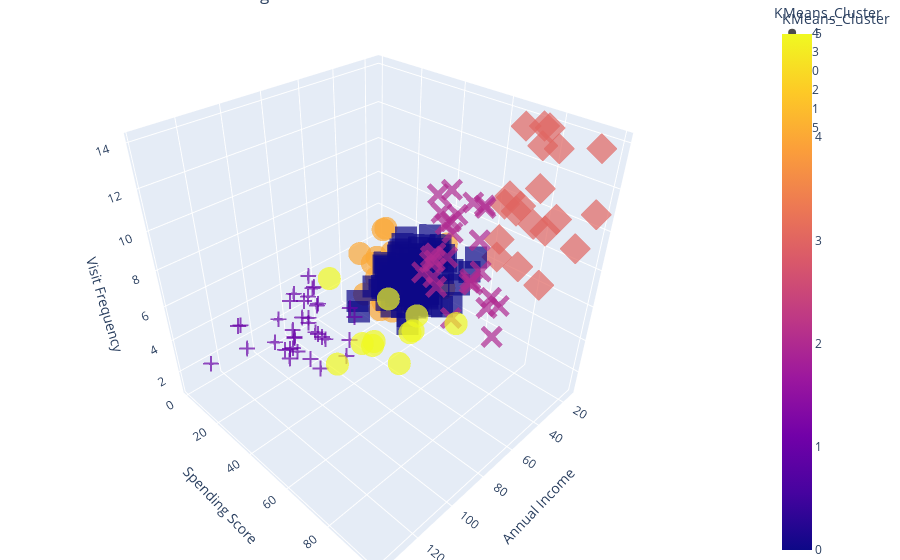

The code cell stored with this chart in its notebook:
### Code cell
import plotly.express as px
# 3D Plot Visualization
fig = px.scatter_3d(df, 
                    x='Annual Income (k$)', 
                    y='Spending Score (1-100)', 
                    z='Visit Frequency (Monthly)',
                    color='KMeans_Cluster', 
                    symbol='KMeans_Cluster',
                    size_max=10,
                    opacity=0.7)

fig.update_layout(margin=dict(l=0, r=0, b=0, t=0),
                  title_text='Interactive 3D Customer Segments',
                  scene=dict(
                      xaxis=dict(title='Annual Income'),
                      yaxis=dict(title='Spending Score'),
                      zaxis=dict(title='Visit Frequency ')
                  ))
fig.show()

### Figure 1 — Plotly figure (JSON) as saved in the notebook; plotly's stock layout.template omitted (floating-point values rounded to 4 significant figures)
{"data": [{"hovertemplate": "KMeans_Cluster=%{marker.color}<br>Annual Income (k$)=%{x}<br>Spending Score (1-100)=%{y}<br>Visit Frequency (Monthly)=%{z}<extra></extra>", "legendgroup": "4", "marker": {"color": [4, 4, 4, 4, 4, 4, 4, 4, 4, 4, 4, 4, 4, 4, 4, 4, 4, 4, 4, 4, 4, 4, 4], "coloraxis": "coloraxis", "opacity": 0.7, "symbol": "circle"}, "mode": "markers", "name": "4", "scene": "scene", "showlegend": true, "type": "scatter3d", "x": [15, 16, 17, 18, 19, 19, 20, 20, 21, 23, 24, 25, 28, 28, 29, 30, 33, 33, 34, 37, 38, 39, 39], "y": [39, 6, 40, 6, 3, 14, 15, 13, 35, 29, 35, 5, 14, 32, 31, 4, 4, 14, 17, 26, 35, 36, 28], "z": [3, 5, 6, 5, 3, 1, 1, 4, 5, 3, 3, 3, 1, 3, 4, 1, 4, 3, 1, 3, 4, 4, 2]}, {"hovertemplate": "KMeans_Cluster=%{marker.color}<br>Annual Income (k$)=%{x}<br>Spending Score (1-100)=%{y}<br>Visit Frequency (Monthly)=%{z}<extra></extra>", "legendgroup": "3", "marker": {"color": [3, 3, 3, 3, 3, 3, 3, 3, 3, 3, 3, 3, 3, 3, 3, 3, 3, 3, 3, 3], "coloraxis": "coloraxis", "opacity": 0.7, "symbol": "diamond"}, "mode": "markers", "name": "3", "scene": "scene", "showlegend": true, "type": "scatter3d", "x": [15, 16, 17, 18, 19, 19, 20, 20, 21, 23, 24, 25, 28, 29, 30, 33, 33, 34, 37, 38], "y": [81, 77, 76, 94, 72, 99, 77, 79, 66, 98, 73, 73, 82, 87, 73, 92, 81, 73, 75, 92], "z": [13, 11, 13, 9, 10, 11, 14, 14, 7, 14, 10, 14, 10, 10, 11, 11, 8, 9, 11, 8]}, {"hovertemplate": "KMeans_Cluster=%{marker.color}<br>Annual Income (k$)=%{x}<br>Spending Score (1-100)=%{y}<br>Visit Frequency (Monthly)=%{z}<extra></extra>", "legendgroup": "0", "marker": {"color": [0, 0, 0, 0, 0, 0, 0, 0, 0, 0, 0, 0, 0, 0, 0, 0, 0, 0, 0, 0, 0, 0, 0, 0, 0, 0, 0, 0, 0, 0, 0, 0, 0, 0, 0, 0, 0, 0, 0, 0, 0, 0, 0, 0, 0, 0, 0, 0, 0, 0, 0, 0, 0, 0, 0, 0, 0, 0, 0, 0, 0, 0, 0, 0, 0, 0, 0, 0, 0, 0, 0, 0, 0, 0, 0, 0, 0, 0, 0, 0, 0, 0], "coloraxis": "coloraxis", "opacity": 0.7, "symbol": "square"}, "mode": "markers", "name": "0", "scene": "scene", "showlegend": true, "type": "scatter3d", "x": [28, 39, 39, 40, 40, 40, 40, 42, 42, 43, 43, 43, 43, 44, 44, 46, 46, 46, 46, 47, 47, 48, 48, 48, 48, 48, 48, 49, 49, 50, 50, 54, 54, 54, 54, 54, 54, 54, 54, 54, 54, 54, 54, 57, 57, 58, 58, 59, 59, 60, 60, 60, 60, 60, 60, 61, 61, 62, 62, 62, 62, 62, 62, 63, 63, 63, 63, 63, 63, 64, 64, 65, 65, 65, 65, 67, 67, 67, 67, 69, 71, 76], "y": [61, 61, 65, 55, 47, 42, 42, 52, 60, 54, 60, 45, 41, 50, 46, 51, 46, 56, 55, 52, 59, 51, 59, 50, 48, 59, 47, 55, 42, 49, 56, 47, 54, 53, 48, 52, 42, 51, 55, 41, 44, 57, 46, 58, 55, 60, 46, 55, 41, 49, 40, 42, 52, 47, 50, 42, 49, 41, 48, 59, 55, 56, 42, 50, 46, 43, 48, 52, 54, 42, 46, 48, 50, 43, 59, 43, 57, 56, 40, 58, 35, 40], "z": [7, 6, 7, 7, 8, 7, 5, 7, 5, 8, 7, 6, 6, 5, 5, 5, 5, 6, 8, 5, 5, 7, 7, 8, 7, 8, 5, 8, 8, 5, 5, 7, 8, 8, 7, 5, 6, 5, 6, 6, 8, 6, 7, 7, 6, 7, 8, 6, 6, 5, 7, 6, 8, 8, 7, 5, 6, 7, 8, 6, 6, 6, 7, 6, 5, 7, 6, 7, 5, 6, 7, 7, 6, 6, 6, 6, 5, 8, 6, 8, 5, 5]}, {"hovertemplate": "KMeans_Cluster=%{marker.color}<br>Annual Income (k$)=%{x}<br>Spending Score (1-100)=%{y}<br>Visit Frequency (Monthly)=%{z}<extra></extra>", "legendgroup": "2", "marker": {"color": [2, 2, 2, 2, 2, 2, 2, 2, 2, 2, 2, 2, 2, 2, 2, 2, 2, 2, 2, 2, 2, 2, 2, 2, 2, 2, 2, 2], "coloraxis": "coloraxis", "opacity": 0.7, "symbol": "x"}, "mode": "markers", "name": "2", "scene": "scene", "showlegend": true, "type": "scatter3d", "x": [69, 70, 71, 71, 71, 72, 73, 73, 74, 75, 76, 77, 77, 78, 78, 78, 78, 78, 78, 79, 81, 85, 86, 87, 88, 93, 97, 98], "y": [91, 77, 95, 75, 75, 71, 88, 73, 72, 93, 87, 97, 74, 90, 88, 76, 89, 78, 73, 83, 93, 75, 95, 92, 86, 90, 86, 88], "z": [9, 12, 9, 13, 10, 10, 13, 12, 9, 9, 10, 8, 13, 12, 10, 9, 10, 12, 10, 8, 11, 10, 14, 14, 13, 13, 12, 12]}, {"hovertemplate": "KMeans_Cluster=%{marker.color}<br>Annual Income (k$)=%{x}<br>Spending Score (1-100)=%{y}<br>Visit Frequency (Monthly)=%{z}<extra></extra>", "legendgroup": "1", "marker": {"color": [1, 1, 1, 1, 1, 1, 1, 1, 1, 1, 1, 1, 1, 1, 1, 1, 1, 1, 1, 1, 1, 1, 1, 1, 1, 1, 1, 1, 1, 1, 1, 1, 1, 1, 1, 1], "coloraxis": "coloraxis", "opacity": 0.7, "symbol": "cross"}, "mode": "markers", "name": "1", "scene": "scene", "showlegend": true, "type": "scatter3d", "x": [70, 71, 71, 72, 73, 73, 74, 75, 77, 77, 78, 78, 78, 78, 78, 78, 79, 81, 85, 86, 87, 87, 87, 88, 88, 93, 97, 98, 99, 101, 103, 103, 113, 120, 126, 137], "y": [29, 11, 9, 34, 5, 7, 10, 5, 12, 36, 22, 17, 20, 16, 1, 1, 35, 5, 26, 20, 27, 13, 10, 13, 15, 14, 32, 15, 39, 24, 17, 23, 8, 16, 28, 18], "z": [2, 3, 4, 4, 3, 2, 5, 2, 4, 5, 2, 5, 2, 2, 1, 3, 2, 1, 5, 1, 1, 1, 1, 2, 5, 1, 5, 4, 5, 3, 3, 3, 4, 5, 5, 4]}, {"hovertemplate": "KMeans_Cluster=%{marker.color}<br>Annual Income (k$)=%{x}<br>Spending Score (1-100)=%{y}<br>Visit Frequency (Monthly)=%{z}<extra></extra>", "legendgroup": "5", "marker": {"color": [5, 5, 5, 5, 5, 5, 5, 5, 5, 5, 5], "coloraxis": "coloraxis", "opacity": 0.7, "symbol": "circle"}, "mode": "markers", "name": "5", "scene": "scene", "showlegend": true, "type": "scatter3d", "x": [87, 87, 88, 99, 101, 103, 103, 113, 120, 126, 137], "y": [63, 75, 69, 97, 68, 85, 69, 91, 79, 74, 83], "z": [8, 8, 5, 10, 7, 9, 7, 10, 9, 8, 13]}], "layout": {"coloraxis": {"colorbar": {"title": {"text": "KMeans_Cluster"}}, "colorscale": [[0, "#0d0887"], [0.1111, "#46039f"], [0.2222, "#7201a8"], [0.3333, "#9c179e"], [0.4444, "#bd3786"], [0.5556, "#d8576b"], [0.6667, "#ed7953"], [0.7778, "#fb9f3a"], [0.8889, "#fdca26"], [1, "#f0f921"]]}, "legend": {"title": {"text": "KMeans_Cluster"}, "tracegroupgap": 0}, "margin": {"b": 0, "l": 0, "r": 0, "t": 0}, "scene": {"domain": {"x": [0, 1], "y": [0, 1]}, "xaxis": {"title": {"text": "Annual Income"}}, "yaxis": {"title": {"text": "Spending Score"}}, "zaxis": {"title": {"text": "Visit Frequency "}}}, "title": {"text": "Interactive 3D Customer Segments"}}}
